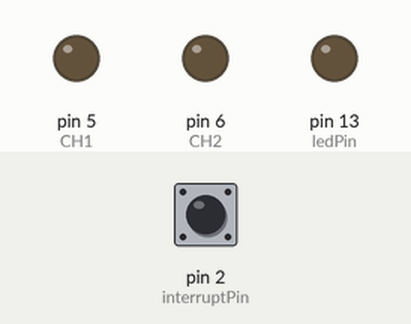
Simulated run of this sketch. Board: Arduino Uno, built with avr-gcc and run on an emulated ATmega328P. On the bench: output pins drawn as LEDs (lit = HIGH). Dashed ring = blinking. Inputs (shaded band) come from the test bench; at power-on: pin 2 (interruptPin) HIGH. What the sketch prints to the serial monitor is not drawn.

Above: at 5.2 s.
5.3 s: pin 2 (interruptPin) pulled LOW for 0.15 s
At 6.0 s:
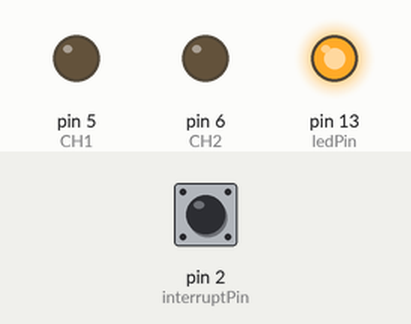
6.9 s: pin 2 (interruptPin) pulled LOW for 1 s
At 7.2 s:
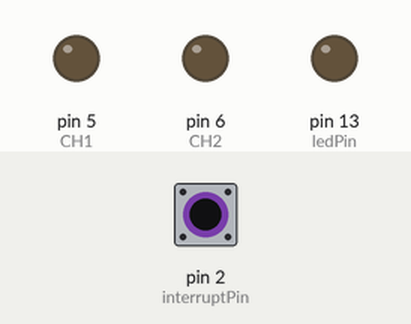
9.4 s: pin 2 (interruptPin) pulled LOW for 3.2 s
At 10.3 s:
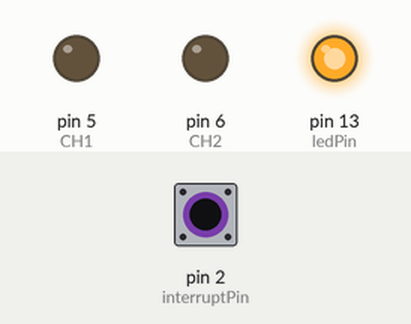
15.6 s: pin 2 (interruptPin) pulsed LOW 5 times (0.12 s each, 0.3 s apart)
At 16.05 s:
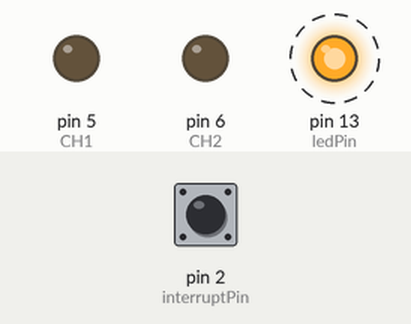
18.6 s: pin 2 (interruptPin) driven LOW
At 19.7 s:
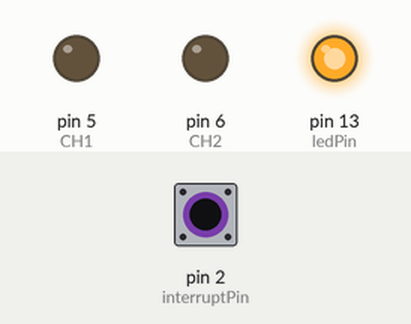
Timing chart, 0 to 21.6 s (numbered marks = the images above; inputs shaded):
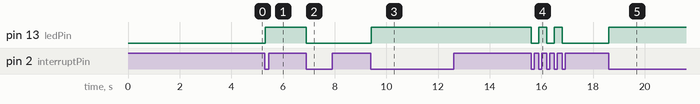

The sketch:

ErMo_BT_Receive_Curve_4_4_23.ino
```cpp
//Hoverboard BT receiver code
//Written by Jack McTasney
//Based off of example from https://www.pjrc.com/teensy/td_libs_AltSoftSerial.html

#include <AltSoftSerial.h>
AltSoftSerial BTserial;

char c = ' ';
boolean NL = true;
int CH1 = 5; //CHANNEL 1 pin
int CH2 = 6; //CHANNEL 2 pin
String strX;//Hold strings for x and y
String strY;
int x = 0;//x value from joystick
int y = 0;//y value from joystick
String numStore = " "; //Stores characters as integer
int finalNum = 0; //numStore converted into an integer
float conv = 0.24926; //Converts analog signal range to PWM transmission range
int ind1, ind2, ind3;
const byte ledPin = 13;
const byte interruptPin = 2;
volatile byte state = LOW;

void setup()
{
  pinMode(ledPin, OUTPUT);
  pinMode(interruptPin, INPUT_PULLUP);
  attachInterrupt(digitalPinToInterrupt(interruptPin), blink_, FALLING);
  pinMode(CH1, OUTPUT);
  pinMode(CH2, OUTPUT);
  Serial.begin(9600);
  Serial.print("Sketch:   ");   Serial.println(__FILE__);
  Serial.print("Uploaded: ");   Serial.println(__DATE__);
  Serial.println(" ");


  BTserial.begin(9600);
  Serial.println("BTserial started at 9600");
  //Bluetooth initialization protocol
  BTserial.print("AT");
  delay(1000);
  BTserial.print("AT+CO094A9A83B14FE  ");
  delay(1000);
  BTserial.print("AT+CO094A9A83B14FE  ");
  delay(1000);
  BTserial.print("AT+CO094A9A83B14FE  ");
  delay(1000);
}

void loop()
{


  // Read from the Bluetooth module and send to the Arduino Serial Monitor

/*
  if (BTserial.available())
  {
    delay(8);//SYNCHRONIZED STABILITY TIMER
    c = BTserial.read();
    numStore += String(c); //Adds character to numstore
  }
  else
  {
    Serial.flush();
    Serial.print(numStore);

      ind1 = numStore.indexOf("{"); //Finds { index
      ind2 = numStore.indexOf(',');  //finds location of first ,
      ind3 = numStore.indexOf("}"); //Finds } index
      strX = numStore.substring(ind1 + 1, ind2); //captures first data String
      strY = numStore.substring(ind2 + 1, ind3); //captures second data String
      x = strX.toInt();
      y = strY.toInt();

    numStore = " ";
  }
  */

  // Echo the user input to the main window.
  // If there is a new line print the ">" character.
  if (NL) {
    Serial.print("\r\n>");
    NL = false;
  }
  Serial.write(c);
  if (c == 10) {
    NL = true;
  }
}


void blink_() {
  state = !state;
  Serial.println("BLINK");
  digitalWrite(ledPin,state);
  delay(200);
}
```

Measured:
- after the input at 5.3 s, pin 13 (ledPin): LOW → HIGH at once
- after the input at 6.9 s, pin 13 (ledPin): HIGH → LOW at once
- after the input at 9.4 s, pin 13 (ledPin): LOW → HIGH at once
- after the input at 15.6 s, pin 13 (ledPin): alternates HIGH for 0.30 s and LOW for 0.30 s, 5 changes in all, then stays LOW, starting at once
- after the input at 18.6 s, pin 13 (ledPin): LOW → HIGH at once
